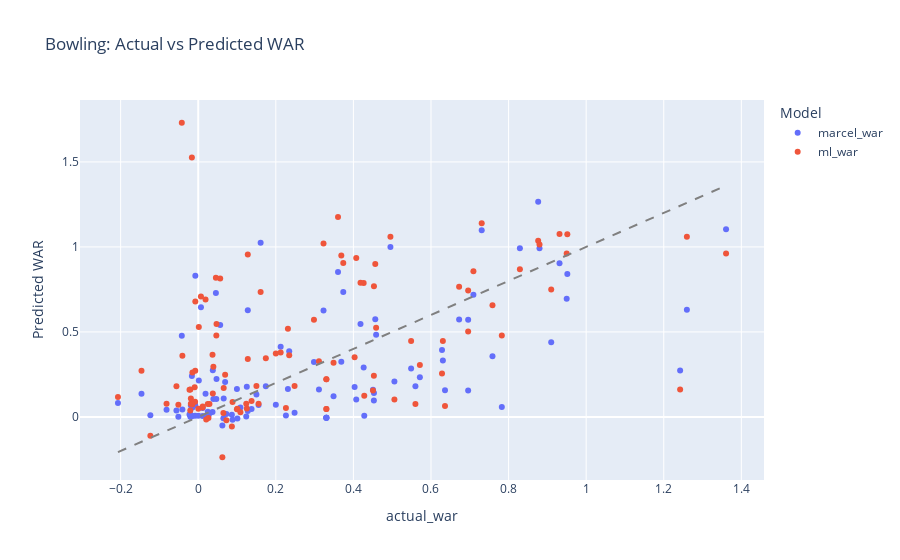

The notebook cell saved with this chart:
### Code cell
fig = px.scatter(bowl_df, x='actual_war', y=['marcel_war', 'ml_war'], 
                 hover_data=['player_name'],
                 title='Bowling: Actual vs Predicted WAR',
                 labels={'value': 'Predicted WAR', 'variable': 'Model'})
fig.add_shape(type='line', x0=bowl_df['actual_war'].min(), y0=bowl_df['actual_war'].min(),
              x1=bowl_df['actual_war'].max(), y1=bowl_df['actual_war'].max(),
              line=dict(color='gray', dash='dash'))
fig.show()

### Figure 1 — Plotly figure (JSON) as saved in the notebook; plotly's stock layout.template omitted (floating-point values rounded to 4 significant figures)
{"data": [{"customdata": [["JR Hazlewood"], ["R Parag"], ["Akash Deep"], ["Mustafizur Rahman"], ["KT Maphaka"], ["KV Sharma"], ["Arshad Khan"], ["Arshad Khan"], ["Arshad Khan"], ["Arshad Khan"], ["A Zampa"], ["SN Thakur"], ["JD Unadkat"], ["DL Chahar"], ["Arshdeep Singh"], ["Shashank Singh"], ["C Sakariya"], ["Mukesh Kumar"], ["AR Patel"], ["B Kumar"], ["RD Chahar"], ["Mohammed Siraj"], ["LH Ferguson"], ["Simarjeet Singh"], ["G Coetzee"], ["PVD Chameera"], ["MA Starc"], ["RJ Gleeson"], ["JJ Bumrah"], ["TU Deshpande"], ["Yudhvir Singh"], ["R Ashwin"], ["Yash Thakur"], ["Akash Madhwal"], ["LS Livingstone"], ["Vijaykumar Vyshak"], ["JC Archer"], ["YS Chahal"], ["CV Varun"], ["KH Pandya"], ["I Sharma"], ["Rashid Khan"], ["M Pathirana"], ["AK Markram"], ["Yash Dayal"], ["DJ Hooda"], ["MM Sharma"], ["Mukesh Choudhary"], ["Harshit Rana"], ["VG Arora"], ["M Shahrukh Khan"], ["M Jansen"], ["SH Johnson"], ["T Stubbs"], ["M Prasidh Krishna"], ["A Badoni"], ["Mohammed Shami"], ["Kuldeep Yadav"], ["RJW Topley"], ["Abdul Samad"], ["Azmatullah Omarzai"], ["Suyash Sharma"], ["WG Jacks"], ["SP Narine"], ["NT Ellis"], ["KK Ahmed"], ["S Dube"], ["TA Boult"], ["PWH de Silva"], ["Nithish Kumar Reddy"], ["A Nortje"], ["MP Yadav"], ["Akash Singh"], ["GJ Maxwell"], ["Rasikh Salam"], ["MM Ali"], ["AD Russell"], ["Harpreet Brar"], ["R Shepherd"], ["R Sai Kishore"], ["T Natarajan"], ["Sandeep Sharma"], ["M Siddharth"], ["N Wadhera"], ["MP Stoinis"], ["HH Pandya"], ["PJ Cummins"], ["Ravi Bishnoi"], ["MJ Santner"], ["AS Roy"], ["K Rabada"], ["SM Curran"], ["Fazalhaq Farooqi"], ["P Dubey"], ["N Thushara"], ["Avesh Khan"], ["Noor Ahmad"], ["Washington Sundar"], ["M Theekshana"], ["Abhishek Sharma"], ["K Kartikeya"], ["HV Patel"], ["Shahbaz Ahmed"], ["K Khejroliya"], ["N Rana"], ["A Kamboj"], ["RA Jadeja"], ["Naman Dhir"]], "hovertemplate": "Model=marcel_war<br>actual_war=%{x}<br>Predicted WAR=%{y}<br>player_name=%{customdata[0]}<extra></extra>", "legendgroup": "marcel_war", "marker": {"color": "#636efa", "symbol": "circle"}, "mode": "markers", "name": "marcel_war", "orientation": "v", "showlegend": true, "type": "scatter", "x": [0.5599, 0.428, 0.06488, 0.2125, -0.01905, 0.08847, 0.3303, 0.3303, 0.3303, 0.3303, -0.0408, 0.2983, 0.5057, 0.4505, 0.9514, -0.008086, -0.01897, 0.4031, 0.3739, 0.4955, 0.007037, 0.8797, 0.3112, -0.1462, 0.09976, 0.1556, 0.4074, 0.03685, 1.361, 0.4564, -0.02048, 0.1609, 0.04721, 0.2312, 0.06565, 0.3488, 0.7826, 0.3604, 0.9498, 0.6725, 0.0376, 0.7307, 0.9313, 0.07263, 0.4586, -0.02246, 0.3688, -0.08166, 0.4265, 0.5487, -0.01549, 0.6958, -0.01496, -0.1234, 1.242, 0.02638, -0.04233, 1.26, -0.05615, -0.02014, 0.2001, 0.453, 0.2261, 0.8763, 0.001521, 0.1278, -0.05121, 0.7093, 0.6306, 0.1278, 0.01887, -0.007683, 0.08675, 0.1743, 0.03909, 0.1252, 0.06937, 0.2345, 0.101, 0.4528, -0.007454, 0.6958, 0.02466, 0.01115, -0.009187, 0.5713, 0.7585, 0.04557, 0.6361, 0.1088, 0.05667, -0.01632, -0.2069, 0.0002043, 0.15, 0.4183, 0.9099, 0.1375, 0.6284, 0.01158, 0.04671, 0.8292, 0.06226, 0.02061, 0.02895, 0.2484, 0.323, 0.1238], "xaxis": "x", "y": [0.1811, 0.007069, -0.007356, 0.4123, 0.0008668, -0.01701, -0.004698, -0.004698, -0.004698, -0.004698, 0.04353, 0.3235, 0.2078, 0.1598, 0.8413, 0.006344, 0.06678, 0.1765, 0.7351, 0.9989, 0.6455, 0.992, 0.1609, 0.1359, 0.1635, 0.07069, 0.1026, 0.029, 1.104, 0.5742, 0.0161, 1.024, 0.2229, 0.1635, 0.1076, 0.1215, 0.05901, 0.853, 0.6957, 0.5737, 0.274, 1.098, 0.9035, 0.01702, 0.4833, 0.01344, 0.3245, 0.04151, 0.2907, 0.2851, 0.004825, 0.1556, 0.05582, 0.01029, 0.2734, 0.006776, 0.4769, 0.6298, 0.03731, 0.001186, 0.07096, 0.1413, 0.00844, 1.266, 0.214, 0.627, 0.001535, 0.7179, 0.3315, 0.03444, 0.1355, 0.06854, 0.01322, 0.1808, 0.1047, 0.1781, 0.2057, 0.3859, -0.008855, 0.09685, 0.8297, 0.5711, 0.0306, 0.005148, 0.07826, 0.2327, 0.3562, 0.7295, 0.1565, 0.05586, 0.5408, 0.2401, 0.08228, 0.007091, 0.1315, 0.5466, 0.4393, 0.04721, 0.3943, 0.05199, 0.1049, 0.9915, -0.05041, 0.004333, 0.02155, 0.02419, 0.6253, 0.002941], "yaxis": "y"}, {"customdata": [["JR Hazlewood"], ["R Parag"], ["Akash Deep"], ["Mustafizur Rahman"], ["KT Maphaka"], ["KV Sharma"], ["Arshad Khan"], ["Arshad Khan"], ["Arshad Khan"], ["Arshad Khan"], ["A Zampa"], ["SN Thakur"], ["JD Unadkat"], ["DL Chahar"], ["Arshdeep Singh"], ["Shashank Singh"], ["C Sakariya"], ["Mukesh Kumar"], ["AR Patel"], ["B Kumar"], ["RD Chahar"], ["Mohammed Siraj"], ["LH Ferguson"], ["Simarjeet Singh"], ["G Coetzee"], ["PVD Chameera"], ["MA Starc"], ["RJ Gleeson"], ["JJ Bumrah"], ["TU Deshpande"], ["Yudhvir Singh"], ["R Ashwin"], ["Yash Thakur"], ["Akash Madhwal"], ["LS Livingstone"], ["Vijaykumar Vyshak"], ["JC Archer"], ["YS Chahal"], ["CV Varun"], ["KH Pandya"], ["I Sharma"], ["Rashid Khan"], ["M Pathirana"], ["AK Markram"], ["Yash Dayal"], ["DJ Hooda"], ["MM Sharma"], ["Mukesh Choudhary"], ["Harshit Rana"], ["VG Arora"], ["M Shahrukh Khan"], ["M Jansen"], ["SH Johnson"], ["T Stubbs"], ["M Prasidh Krishna"], ["A Badoni"], ["Mohammed Shami"], ["Kuldeep Yadav"], ["RJW Topley"], ["Abdul Samad"], ["Azmatullah Omarzai"], ["Suyash Sharma"], ["WG Jacks"], ["SP Narine"], ["NT Ellis"], ["KK Ahmed"], ["S Dube"], ["TA Boult"], ["PWH de Silva"], ["Nithish Kumar Reddy"], ["A Nortje"], ["MP Yadav"], ["Akash Singh"], ["GJ Maxwell"], ["Rasikh Salam"], ["MM Ali"], ["AD Russell"], ["Harpreet Brar"], ["R Shepherd"], ["R Sai Kishore"], ["T Natarajan"], ["Sandeep Sharma"], ["M Siddharth"], ["N Wadhera"], ["MP Stoinis"], ["HH Pandya"], ["PJ Cummins"], ["Ravi Bishnoi"], ["MJ Santner"], ["AS Roy"], ["K Rabada"], ["SM Curran"], ["Fazalhaq Farooqi"], ["P Dubey"], ["N Thushara"], ["Avesh Khan"], ["Noor Ahmad"], ["Washington Sundar"], ["M Theekshana"], ["Abhishek Sharma"], ["K Kartikeya"], ["HV Patel"], ["Shahbaz Ahmed"], ["K Khejroliya"], ["N Rana"], ["A Kamboj"], ["RA Jadeja"], ["Naman Dhir"]], "hovertemplate": "Model=ml_war<br>actual_war=%{x}<br>Predicted WAR=%{y}<br>player_name=%{customdata[0]}<extra></extra>", "legendgroup": "ml_war", "marker": {"color": "#EF553B", "symbol": "circle"}, "mode": "markers", "name": "ml_war", "orientation": "v", "showlegend": true, "type": "scatter", "x": [0.5599, 0.428, 0.06488, 0.2125, -0.01905, 0.08847, 0.3303, 0.3303, 0.3303, 0.3303, -0.0408, 0.2983, 0.5057, 0.4505, 0.9514, -0.008086, -0.01897, 0.4031, 0.3739, 0.4955, 0.007037, 0.8797, 0.3112, -0.1462, 0.09976, 0.1556, 0.4074, 0.03685, 1.361, 0.4564, -0.02048, 0.1609, 0.04721, 0.2312, 0.06565, 0.3488, 0.7826, 0.3604, 0.9498, 0.6725, 0.0376, 0.7307, 0.9313, 0.07263, 0.4586, -0.02246, 0.3688, -0.08166, 0.4265, 0.5487, -0.01549, 0.6958, -0.01496, -0.1234, 1.242, 0.02638, -0.04233, 1.26, -0.05615, -0.02014, 0.2001, 0.453, 0.2261, 0.8763, 0.001521, 0.1278, -0.05121, 0.7093, 0.6306, 0.1278, 0.01887, -0.007683, 0.08675, 0.1743, 0.03909, 0.1252, 0.06937, 0.2345, 0.101, 0.4528, -0.007454, 0.6958, 0.02466, 0.01115, -0.009187, 0.5713, 0.7585, 0.04557, 0.6361, 0.1088, 0.05667, -0.01632, -0.2069, 0.0002043, 0.15, 0.4183, 0.9099, 0.1375, 0.6284, 0.01158, 0.04671, 0.8292, 0.06226, 0.02061, 0.02895, 0.2484, 0.323, 0.1238], "xaxis": "x", "y": [0.07617, 0.1245, 0.02226, 0.3787, 0.07696, 0.0873, 0.2211, 0.2211, 0.04587, 0.04587, 0.3604, 0.5709, 0.1022, 0.1552, 1.074, 0.08934, 0.1081, 0.3502, 0.9051, 1.06, 0.7082, 1.014, 0.3267, 0.2721, 0.04453, 0.07696, 0.9349, 0.3659, 0.9612, 0.8998, 0.0381, 0.7346, 0.5468, 0.5191, 0.1694, 0.3193, 0.4782, 1.177, 0.961, 0.7658, 0.137, 1.14, 1.076, -0.01973, 0.5252, 0.1603, 0.9496, 0.07696, 0.7871, 0.4472, 0.07244, 0.5031, 0.2619, -0.1107, 0.1606, -0.006491, 1.73, 1.059, 0.1805, 0.1606, 0.3737, 0.7685, 0.05205, 1.036, 0.529, 0.955, 0.07188, 0.8567, 0.4465, 0.3403, 0.6905, 0.2721, -0.056, 0.345, 0.295, 0.05006, 0.2485, 0.3624, 0.04789, 0.2424, 0.6792, 0.7442, 0.07534, 0.05528, 0.174, 0.3053, 0.6562, 0.8188, 0.0636, 0.02739, 0.8145, 1.526, 0.1173, 0.04852, 0.1812, 0.7894, 0.7495, 0.09321, 0.255, 0.06114, 0.4782, 0.8679, -0.2373, -0.01576, 0.07617, 0.1821, 1.021, 0.07696], "yaxis": "y"}], "layout": {"legend": {"title": {"text": "Model"}, "tracegroupgap": 0}, "shapes": [{"line": {"color": "gray", "dash": "dash"}, "type": "line", "x0": -0.2069, "x1": 1.361, "y0": -0.2069, "y1": 1.361}], "title": {"text": "Bowling: Actual vs Predicted WAR"}, "xaxis": {"anchor": "y", "domain": [0, 1], "title": {"text": "actual_war"}}, "yaxis": {"anchor": "x", "domain": [0, 1], "title": {"text": "Predicted WAR"}}}}
